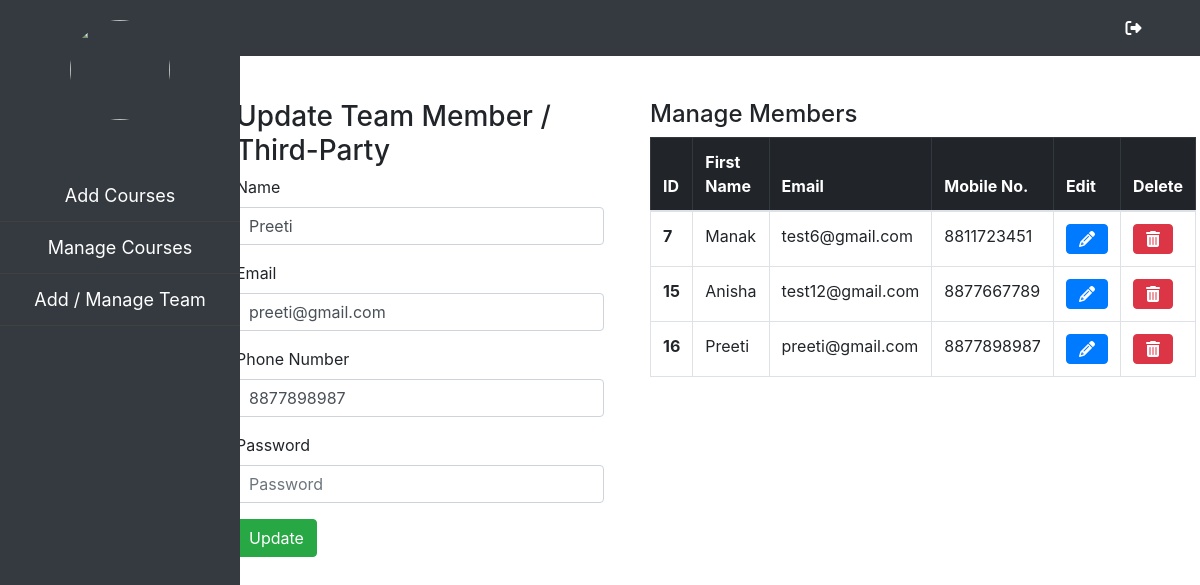
/cms/add-teammember.php?query=edit&memberid=16 (signed in), run on the app's committed database.
### tables this page shows
CREATE TABLE `intmembers` (
  `int_id` int(11) NOT NULL,
  `int_name` varchar(255) DEFAULT NULL,
  `int_email` varchar(255) DEFAULT NULL,
  `int_phone` varchar(255) DEFAULT NULL,
  `int_password` varchar(255) DEFAULT NULL,
  `int_role` varchar(255) DEFAULT NULL
);

### backend/cms/cms-includes/functions.php (called while the page is built, shortened)
<?php
function getAllMembers(){
    global $conn_1;
    $record = array();
    $sql = "SELECT * FROM intmembers";
    $result = $conn_1->query($sql);
    while($row = $result -> fetch_row()){
        $record[] = $row;
    }
    return $record;
}
function intUpdateMember($memberid){
    global $conn_1;
    $sql = "SELECT * FROM intmembers WHERE int_id=$memberid";
    $result = $conn_1->query($sql);
    $row = mysqli_fetch_array($result);
    return $row;
}

### cms/add-teammember.php (the view, shortened to what this page needs)
<?php require 'sideandnavbar.php'?>
<?php
if(isset($_SESSION['userId'])){
if($_SESSION['userRole'] == 'tmember'){
    $getMember = getAllMembers();
?>
<main>
    <?php if(isset($_GET['memberid']) && $_GET['query']=='edit'){
        $memberid = $_GET['memberid'];
        $updatemdata = intUpdateMember($memberid);
    ?>
        <div class="add-team-main-container">
        <h3>Update Team Member / Third-Party</h3>
    <form method="POST" action="../backend/cms/add-team-tparty-member.php">
        <div class="form-group">
            <label>Name</label>
            <input class="form-control" type="text" placeholder="Name" name="tm-name" value="<?php echo $updatemdata[1] ?>">
        </div>
        <div class="form-group">
            <label>Email</label>
            <input class="form-control" type="email" placeholder="Email" name="tm-email" value="<?php echo $updatemdata[2] ?>">
        </div>
        <div class="form-group">
            <label>Phone Number</label>
            <input class="form-control" type="number" placeholder="Phone Number" name="tm-ph" value="<?php echo $updatemdata[3] ?>">
        </div>
        <div class="form-group">
            <label>Password</label>
            <input class="form-control" type="password" placeholder="Password" name="tm-password">
        </div>
        <button type="submit" class="btn btn-success" name="updateMember">Update</button>
    </form>
    </div>
        <?php } ?>
    <div class="manage-team-main-container">
        <h4>Manage Members</h4>
        <table class="table table-bordered">
            <thead class="table-dark">
                <tr>
                    <th>ID</th>
                    <th>First Name</th>
                    <th>Email</th>
                    <th>Mobile No.</th>
                    <th>Edit</th>
                    <th>Delete</th>
                </tr>
            </thead>
            <tbody>
            <?php foreach($getMember as $singleMember){?>
            <tr>
                <th scope="row"><?php echo $singleMember[0]; ?></th>
                <td><?php echo $singleMember[1]; ?></td>
                <td><?php echo $singleMember[2]; ?></td>
                <td><?php echo $singleMember[3]; ?></td>
                <td><a href="add-teammember.php?query=edit&memberid=<?php echo $singleMember[0]; ?>"><i class="btn btn-primary fa fa-pencil" aria-hidden="true"></i></a></td>
                <td><a href="add-teammember.php?query=delete&memberid=<?php echo $singleMember[0]; ?>"><i class="btn btn-danger fa fa-trash"></i></a></td>
            </tr>
            <?php }?>
        </tbody>
        </table>
    </div>
</main>
<?php } else{
    echo 'Unauthorized Access';
}
}
else{
    Header("location: ../login.html");
    exit();
}
require 'cmsfooter.php'?>

### cms/cms-style.css (style rules this page uses)
main { width: 80%; margin: 2% 0px 2% 18%; padding: 20px; }
.add-team-main-container { width: 40%; float: left; }
.manage-team-main-container { width: 50%; float: left; margin-left: 5%; }
input[type="number"] { -moz-appearance: textfield; }

### data on the page
intmembers: tm-name "Preeti", tm-email "preeti@gmail.com", tm-ph "8877898987", int_id "16", int_name "Preeti", int_email "preeti@gmail.com", int_phone "8877898987"
intmembers: int_id "7", int_name "Manak", int_email "test6@gmail.com", int_phone "8811723451"
intmembers: int_id "15", int_name "Anisha", int_email "test12@gmail.com", int_phone "8877667789"
